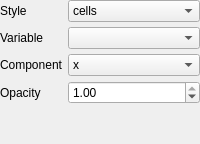
               <widget class="QWidget" name="page_vtu">
                <property name="sizePolicy">
                 <sizepolicy hsizetype="Preferred" vsizetype="Maximum">
                  <horstretch>0</horstretch>
                  <verstretch>0</verstretch>
                 </sizepolicy>
                </property>
                <layout class="QGridLayout" name="gridLayout_3">
                 <property name="leftMargin">
                  <number>0</number>
                 </property>
                 <property name="topMargin">
                  <number>0</number>
                 </property>
                 <property name="rightMargin">
                  <number>0</number>
                 </property>
                 <property name="bottomMargin">
                  <number>0</number>
                 </property>
                 <property name="spacing">
                  <number>5</number>
                 </property>
                 <item row="2" column="0">
                  <widget class="QLabel" name="label_4">
                   <property name="text">
                    <string>Component</string>
                   </property>
                  </widget>
                 </item>
                 <item row="4" column="0">
                  <spacer name="verticalSpacer_9">
                   <property name="orientation">
                    <enum>Qt::Vertical</enum>
                   </property>
                   <property name="sizeHint" stdset="0">
                    <size>
                     <width>20</width>
                     <height>40</height>
                    </size>
                   </property>
                  </spacer>
                 </item>
                 <item row="3" column="0">
                  <widget class="QLabel" name="label_6">
                   <property name="text">
                    <string>Opacity</string>
                   </property>
                  </widget>
                 </item>
                 <item row="3" column="1">
                  <widget class="QDoubleSpinBox" name="doubleSpinBox_cells_opacity">
                   <property name="maximum">
                    <double>1.000000000000000</double>
                   </property>
                   <property name="singleStep">
                    <double>0.100000000000000</double>
                   </property>
                   <property name="value">
                    <double>1.000000000000000</double>
                   </property>
                  </widget>
                 </item>
                 <item row="1" column="1">
                  <widget class="ComboBox" name="comboBox_cells_variable"/>
                 </item>
                 <item row="1" column="0">
                  <widget class="QLabel" name="label_3">
                   <property name="text">
                    <string>Variable</string>
                   </property>
                  </widget>
                 </item>
                 <item row="2" column="1">
                  <widget class="ComboBox" name="comboBox_cells_component">
                   <item>
                    <property name="text">
                     <string>x</string>
                    </property>
                   </item>
                   <item>
                    <property name="text">
                     <string>y</string>
                    </property>
                   </item>
                   <item>
                    <property name="text">
                     <string>z</string>
                    </property>
                   </item>
                   <item>
                    <property name="text">
                     <string>mag</string>
                    </property>
                   </item>
                  </widget>
                 </item>
                 <item row="0" column="0">
                  <widget class="QLabel" name="label_30">
                   <property name="text">
                    <string>Style</string>
                   </property>
                  </widget>
                 </item>
                 <item row="0" column="1">
                  <widget class="ComboBox" name="comboBox_cells_style">
                   <property name="sizePolicy">
                    <sizepolicy hsizetype="MinimumExpanding" vsizetype="Fixed">
                     <horstretch>0</horstretch>
                     <verstretch>0</verstretch>
                    </sizepolicy>
                   </property>
                   <item>
                    <property name="text">
                     <string>cells</string>
                    </property>
                   </item>
                   <item>
                    <property name="text">
                     <string>nodes</string>
                    </property>
                   </item>
                  </widget>
                 </item>
                </layout>
               </widget>
